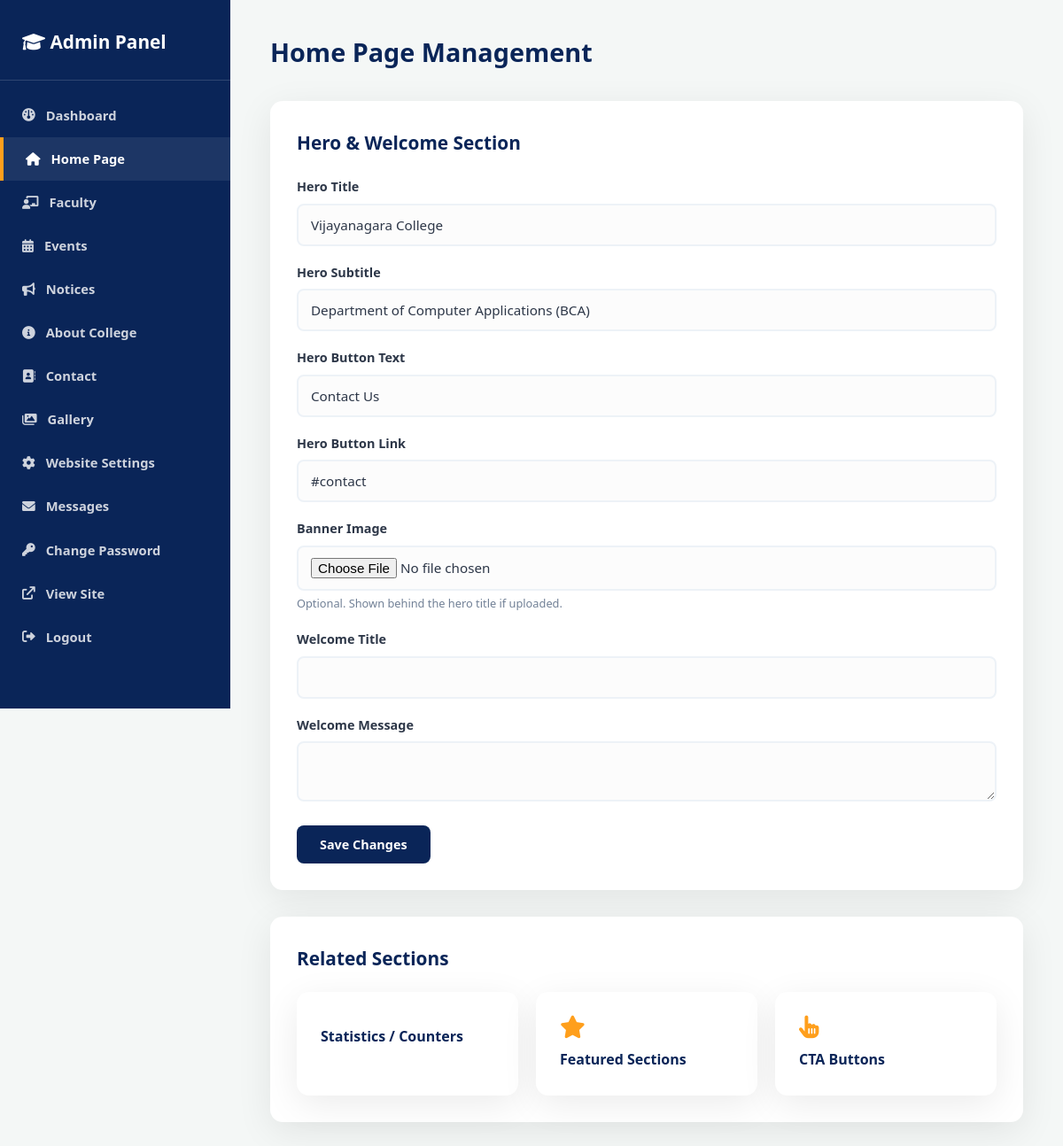
Page /admin/home (signed in) on the committed database.
### app/models.py (models this page shows)
class HomeContent(db.Model):
    __tablename__ = "home_content"
    id = db.Column(db.Integer, primary_key=True)
    hero_title = db.Column(db.String(200), default="")
    hero_subtitle = db.Column(db.String(300), default="")
    hero_cta_text = db.Column(db.String(80), default="")
    hero_cta_link = db.Column(db.String(300), default="")
    banner_image = db.Column(db.String(300), default="")
    welcome_title = db.Column(db.String(200), default="")
    welcome_message = db.Column(db.Text, default="")
    updated_at = db.Column(db.DateTime, default=datetime.utcnow, onupdate=datetime.utcnow)
    @staticmethod
    def get():
        return _singleton_get(HomeContent)

### app/routes/admin.py (the view, shortened to what this page needs)
@admin_bp.route("/admin/home", methods=["GET", "POST"])
@login_required
def admin_home():
    home = models.HomeContent.get()
    form = HomeContentForm(obj=home)
    return render_template("admin/home.html", form=form, home=home)

### app/forms.py
class HomeContentForm(FlaskForm):
    hero_title = StringField("Hero Title", validators=[DataRequired(), Length(max=200)])
    hero_subtitle = StringField("Hero Subtitle", validators=[Optional(), Length(max=300)])
    hero_cta_text = StringField("Hero Button Text", validators=[Optional(), Length(max=80)])
    hero_cta_link = StringField("Hero Button Link", validators=[Optional(), Length(max=300)])
    banner_image = FileField("Banner Image", validators=[Optional(), FileAllowed(IMAGE_EXTENSIONS, IMAGE_MESSAGE)])
    welcome_title = StringField("Welcome Title", validators=[Optional(), Length(max=200)])
    welcome_message = TextAreaField("Welcome Message", validators=[Optional(), Length(max=4000)])

### app/__init__.py (called while the page is built)
def _register_context_processors(app: Flask) -> None:
    @app.context_processor
    def inject_site_settings():
        from .models import SiteSetting
        try:
            settings = SiteSetting.get()
        except Exception:
            settings = None
        return {"site_settings": settings}

def _register_security_headers(app: Flask) -> None:
    @app.after_request
    def set_secure_headers(response):
        response.headers.setdefault("X-Content-Type-Options", "nosniff")
        response.headers.setdefault("X-Frame-Options", "SAMEORIGIN")
        response.headers.setdefault("Referrer-Policy", "strict-origin-when-cross-origin")
        return response

### app/models.py (called while the page is built)
def _singleton_get(model):
    row = model.query.get(1)
    if row is None:
        row = model(id=1)
        db.session.add(row)
        db.session.commit()
    return row

    @staticmethod
    def get():
        return _singleton_get(SiteSetting)

### app/utils.py (called while the page is built)
def login_required(view):
    @wraps(view)
    def wrapped(*args, **kwargs):
        if not session.get("logged_in"):
            flash("Please log in to continue.", "danger")
            return redirect(url_for("admin.login"))
        return view(*args, **kwargs)
    return wrapped

### templates/admin/home.html (shortened to what this page needs)
{% extends "admin/_base.html" %}
{% from "admin/_macros.html" import field %}
{% block heading %}Home Page Management{% endblock %}
{% block content %}
<div class="admin-card">
    <h2>Hero &amp; Welcome Section</h2>
    <form method="POST" enctype="multipart/form-data">
        {{ field(form.hero_title) }}
        {{ field(form.hero_subtitle) }}
        {{ field(form.hero_cta_text) }}
        {{ field(form.hero_cta_link) }}
        {{ field(form.banner_image, hint="Optional. Shown behind the hero title if uploaded.") }}
        {{ field(form.welcome_title) }}
        {{ field(form.welcome_message) }}
        <button type="submit" class="btn btn-save">Save Changes</button>
    </form>
</div>
<div class="admin-card">
    <h2>Related Sections</h2>
    <div class="module-grid">
        <a class="module-card" href="{{ url_for('admin.admin_home_stats') }}"> Statistics / Counters</a>
        <a class="module-card" href="{{ url_for('admin.admin_home_features') }}"><i class="fas fa-star"></i> Featured Sections</a>
        <a class="module-card" href="{{ url_for('admin.admin_home_cta') }}"><i class="fas fa-hand-pointer"></i> CTA Buttons</a>
    </div>
</div>
{% endblock %}

### templates/admin/_macros.html (shortened to what this page needs)
{% macro field(f, hint=None) %}
<div class="form-group">
    {{ f.label(class="form-label") }}
    {{ f(class="form-control") }}
    {% if hint %}<div class="form-hint">{{ hint }}</div>{% endif %}
</div>
{% endmacro %}

### static/css/style.css (style rules this page uses)
:root { --bg-color: #f4f7f6; --white: #ffffff; --primary: #0a2558; --primary-light: #1e4c9a; --accent: #ff9f1c; --text-main: #2d3748; --text-muted: #718096; --shadow-soft: 0 10px 40px rgba(0,0,0,0.08); --shadow-hover: 0 20px 50px rgba(0,0,0,0.12); }
* { margin: 0; padding: 0; box-sizing: border-box; font-family: 'Segoe UI', 'Roboto', Helvetica, Arial, sans-serif; }
body { background-color: var(--bg-color); color: var(--text-main); line-height: 1.7; overflow-x: hidden; }
a { text-decoration: none; color: inherit; transition: 0.3s ease; }
input, textarea { width: 100%; padding: 18px; border: 2px solid #edf2f7; border-radius: 10px; background: #fcfcfc; font-size: 1rem; transition: 0.3s; outline: none; color: var(--text-main); }

### static/css/admin.css (style rules this page uses)
.admin-card { background: #fff; padding: 30px; border-radius: 14px; box-shadow: var(--shadow-soft); margin-bottom: 30px; }
.admin-card h2 { color: var(--primary); margin-bottom: 20px; font-size: 1.3rem; }
.module-grid { display: grid; grid-template-columns: repeat(auto-fit, minmax(220px, 1fr)); gap: 20px; }
.module-card { display: block; background: #fff; border-radius: 14px; box-shadow: var(--shadow-soft); padding: 25px; color: var(--primary); font-weight: 700; transition: 0.25s; border: 2px solid transparent; }
.module-card i { font-size: 1.6rem; margin-bottom: 10px; display: block; color: var(--accent); }
.form-group { margin-bottom: 18px; }
.form-label { display: block; font-weight: 600; margin-bottom: 6px; color: var(--text-main); font-size: 0.9rem; }
.form-control { width: 100%; padding: 12px 14px; border: 2px solid #edf2f7; border-radius: 8px; background: #fcfcfc; font-size: 0.95rem; }
.form-hint { color: var(--text-muted); font-size: 0.8rem; margin-top: 4px; }
.btn { display: inline-block; padding: 12px 26px; border-radius: 8px; font-weight: 700; border: none; cursor: pointer; font-size: 0.9rem; text-align: center; }
.btn-save { background: var(--primary); color: #fff; }

### rows in the picture
HomeContent: hero_title "Vijayanagara College", hero_subtitle "Department of Computer Applications (BCA)", hero_cta_text "Contact Us", hero_cta_link "#contact"

### other values in the picture
{{ f.label(class="form-label") }} "Hero Title Hero Subtitle Hero Button Text Hero Button Link Banner Image Welcome Title Welcome Message"
{{ hint }} "Optional. Shown behind the hero title if uploaded."
